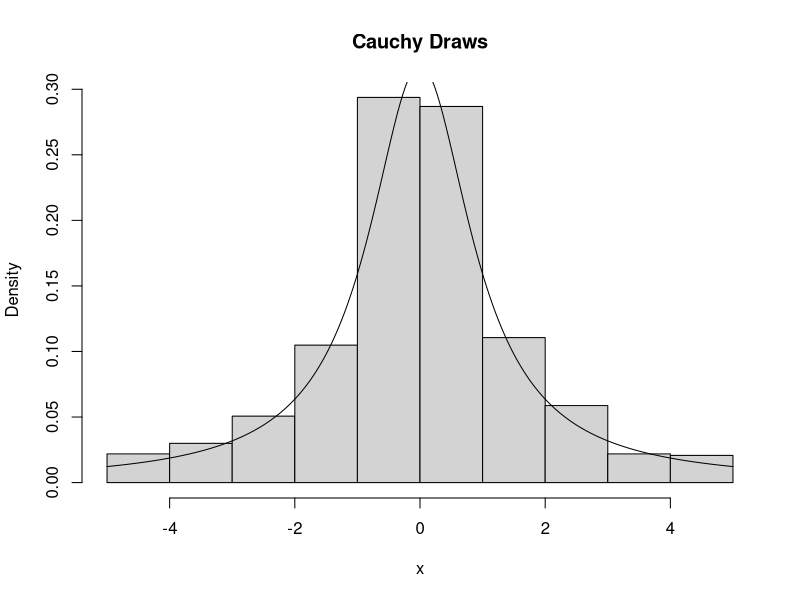
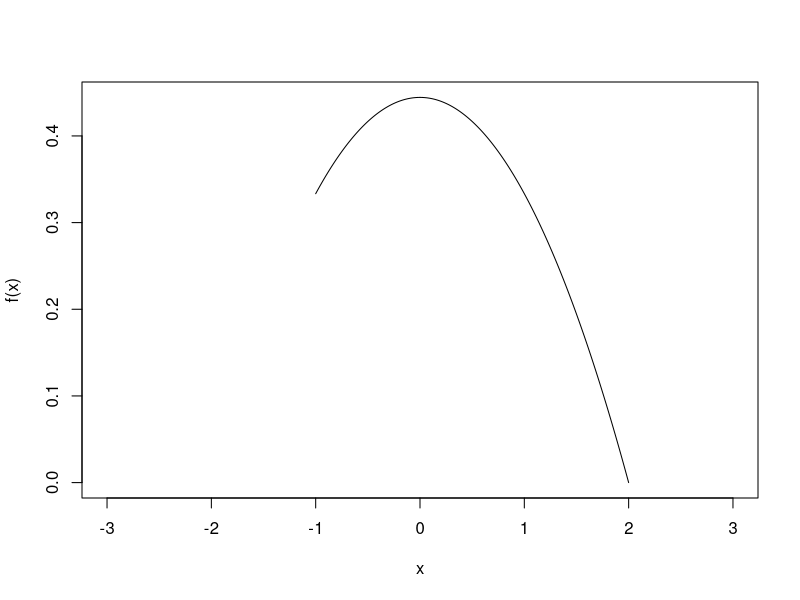
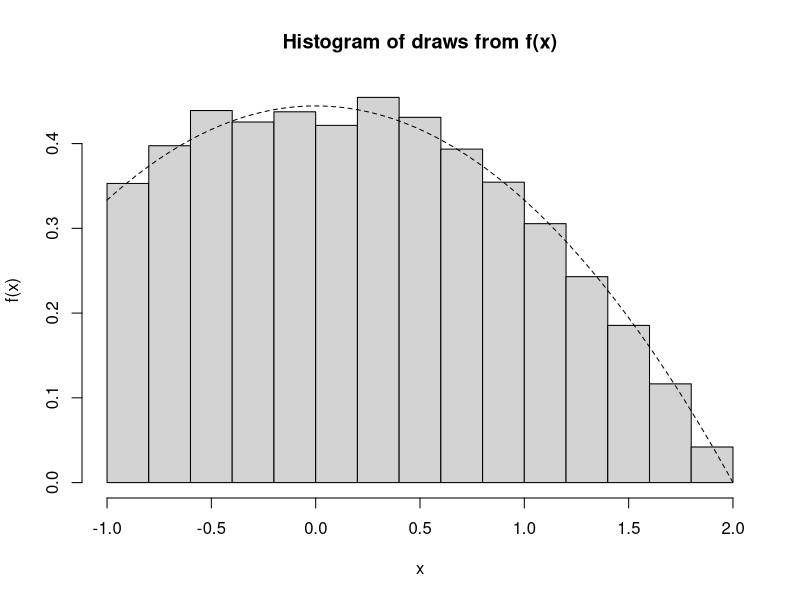
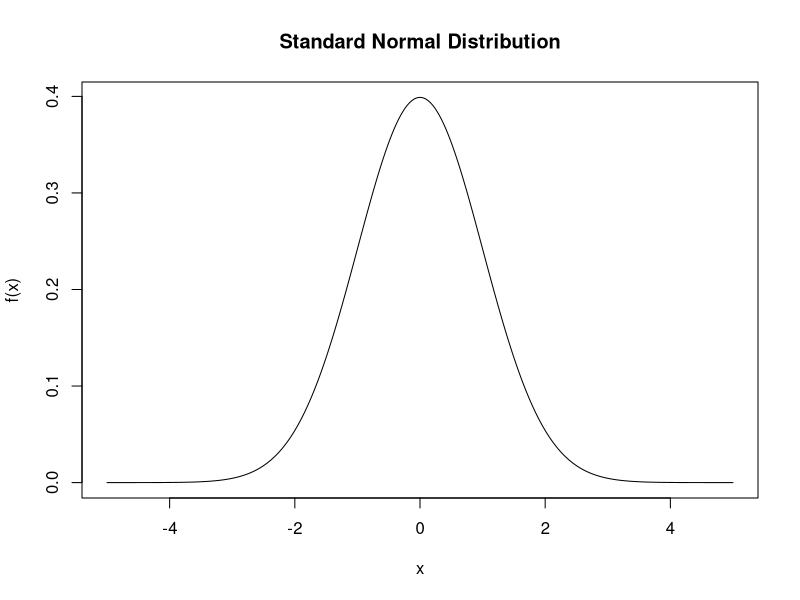
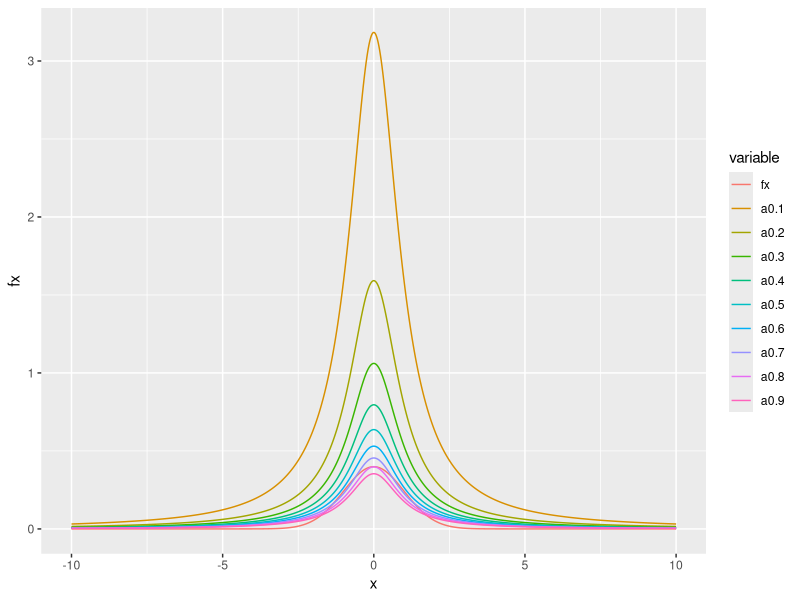
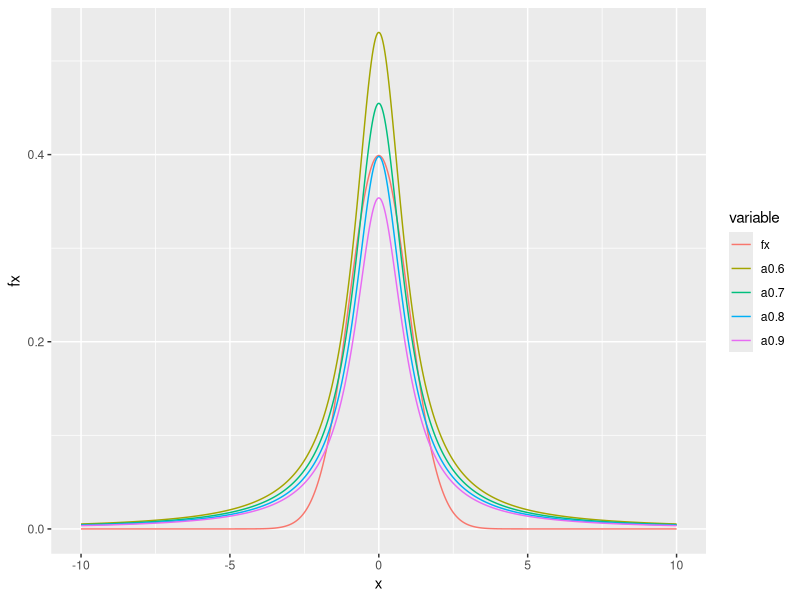
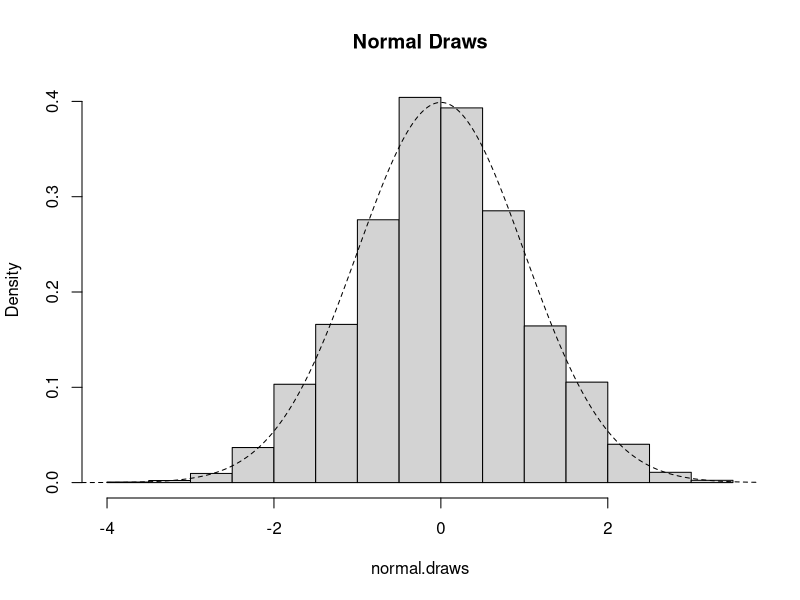
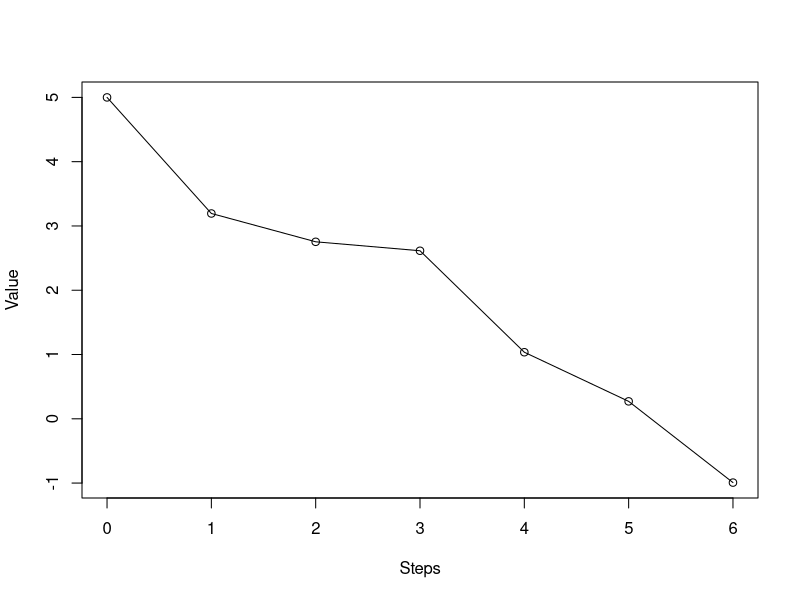

Write R code to recreate these figures, in order.
## ---- chunk 1
knitr::opts_chunk$set(echo = TRUE)
## ---- chunk 2
cauchy.sim <- function(n){
  u <- runif(n)
  return(tan(pi*(u-0.5)))
}
cauchy.sim(10)
## ---- chunk 3
cauchy.draws <- cauchy.sim(1000)
hist(cauchy.draws[cauchy.draws < 5 & cauchy.draws > -5], prob = T, main = "Cauchy Draws", xlab = "x")
x <- seq(-5, 5, 0.01)
lines(x,1/pi*1/(1+x^2))
## ---- chunk 4
f <- function(x){
  return(ifelse((x < -1 | x > 2), 0, (4-x^2)/9))
}
x <- seq(-1,2,0.01)
plot(x, f(x), xlim = c(-3,3), type = 'l')
## ---- chunk 5
x.max = 0
f.max = 4/9
e <- function(x){
  return(ifelse((x < -1 | x > 2), Inf, f.max))
}
## ---- chunk 6
n.samps <- 10000
n <- 0
samps <- numeric(n.samps)
while (n < n.samps){
  y <- runif(1,-1,2)
  u <- runif(1)
  if (u < f(y)/e(y)){
    n <- n + 1
    samps[n] <- y
  }
}
f.draws <- samps
## ---- chunk 7
hist(f.draws, prob = T, ylab = "f(x)", xlab = "x", main = "Histogram of draws from f(x)")
lines(x, f(x), lty = 2)
## ---- chunk 8
f <- function(x){
  return(1/sqrt(2*pi)*exp(-x^2/2))
}
x <- seq(-5, 5, 0.01)
plot(x, f(x), type = 'l', main = "Standard Normal Distribution")
## ---- chunk 9
e <- function(x,a){
  return((1/pi*1/(1+x^2))/a)
}
## ---- chunk 10
library(ggplot2)
suppressWarnings(library(reshape2))
# We first choose alpha value from 0.1 to 0.9
x <- seq(-10,10,0.01)
fx <- f(x)
alpha <- seq(0.1,0.9,0.1)
m <- list()
for (i in 1:length(alpha)){
  nam <- paste("a", alpha[i], sep = "")
  m[[i]] <- e(x,alpha[i])
  names(m)[i] <- nam
}
m <- do.call(cbind,m)
m <- as.data.frame(cbind(x,fx,m))
newm <- melt(m, id.vars = "x", value.name = "fx")
ggplot(newm, aes(x, fx, col = variable)) +
  geom_line()

# Alpha seems to be good from 0.6 to 0.9

m <- list()
alpha <- seq(0.6,0.9,0.1)
for (i in 1:length(alpha)){
  nam <- paste("a", alpha[i], sep = "")
  m[[i]] <- e(x,alpha[i])
  names(m)[i] <- nam
}
m <- do.call(cbind,m)
m <- as.data.frame(cbind(x,fx,m))
newm <- melt(m, id.vars = "x", value.name = "fx")
ggplot(newm, aes(x, fx, col = variable)) +
  geom_line()

# Alpha is good at 0.8
## ---- chunk 11
normal.sim <- function(n){
  n.samps <- n
  n <- 0
  samps <- numeric(n.samps)
  a = 0.8
  while (n < n.samps){
    y <- cauchy.sim(1)
    u <- runif(1)
    if (u < f(y)/e(y,a)){
      n <- n + 1
      samps[n] <- y
    }
  }
  return(samps)
}
normal.sim(10)
## ---- chunk 12
normal.draws <- normal.sim(10000)
hist(normal.draws, prob = T, main = "Normal Draws")
x <- seq(-5, 5, 0.01)
lines(x, dnorm(x), lty = 2)
## ---- chunk 13
x <- 5
x.vals <- c(x)
while (x > 0){
  r <- runif(1, -2, 1)
  x <- x + r
  x.vals <- c(x.vals, x)
}
x.vals
## ---- chunk 14
plot(0:(length(x.vals) - 1), x.vals, type = 'o', xlab = "Steps", ylab = "Value")
## ---- chunk 15
random.walk <- function(x.start = 5, plot.walk = TRUE){
  x.vals <- c(x.start)
  num.steps <- 0
  while (x.start > 0){
    r <- runif(1, -2, 1)
    x.start <- x.start + r
    x.vals <- c(x.vals, x.start)
    num.steps <- num.steps + 1
  }
  if (plot.walk == TRUE){
    plot(0:num.steps, x.vals, type = 'o', xlab = "Steps", ylab = "Value")
  }
  output <- list(x.vals, num.steps)
  names(output) <- c("x.vals", "num.steps")
  
  return(output)
}

random.walk()
random.walk()

random.walk(10, F)
random.walk(10, F)
## ---- chunk 16
# The expected number of iterations should be 5/(1/2) + 1 = 11
steps <- c()
for (i in 1:10000){
  random.walk(, F)
  steps[i] <- random.walk(, F)[[2]]
}
mean(steps)
## ---- chunk 17
random.walk <- function(x.start = 5, plot.walk = TRUE, seed = NULL){
  if (is.null(seed) == FALSE){
    set.seed(seed)
  }
  x.vals <- c(x.start)
  num.steps <- 0
  while (x.start > 0){
    r <- runif(1, -2, 1)
    x.start <- x.start + r
    x.vals <- c(x.vals, x.start)
    num.steps <- num.steps + 1
  }
  if (plot.walk == TRUE){
    plot(0:num.steps, x.vals, type = 'o', xlab = "Steps", ylab = "Value")
  }
  output <- list(x.vals, num.steps)
  names(output) <- c("x.vals", "num.steps")
  
  return(output)
}

random.walk()
random.walk()

random.walk(, F, 33)
random.walk(, F, 33)
## ---- chunk 18
g <- function(x){
  return(sqrt(1-x^2))
}
plot(seq(0, 1, .01), g(seq(0, 1, .01)), type = 'l', col = 'purple')
## ---- chunk 19
# Choose uniform distribution when perform this simulation
g.over.p <- function(x){
  return(4*sqrt(1-x^2))
}
mean(g.over.p(runif(10000000)))
pi
pi - mean(g.over.p(runif(10000000)))
1/1000 - abs(pi - mean(g.over.p(runif(10000000))))
# So we estimated the value of pi within a 1/1000 of the true value
